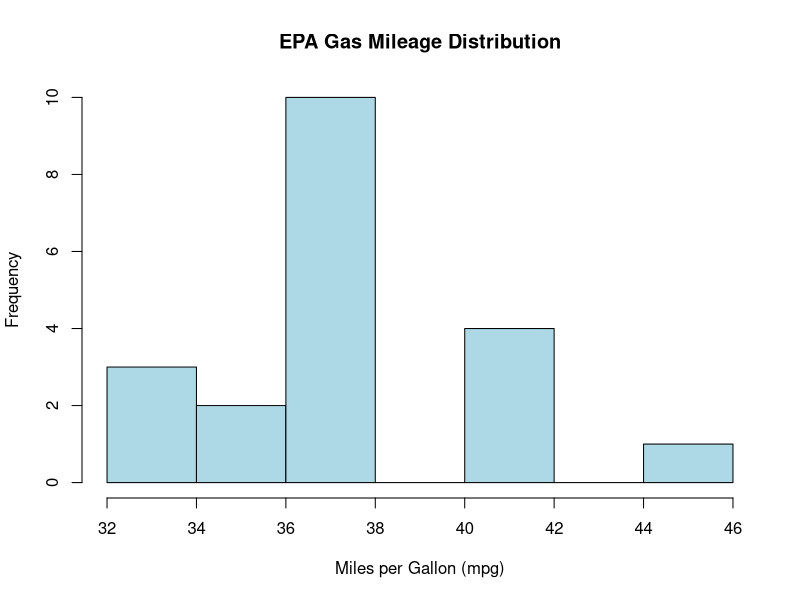
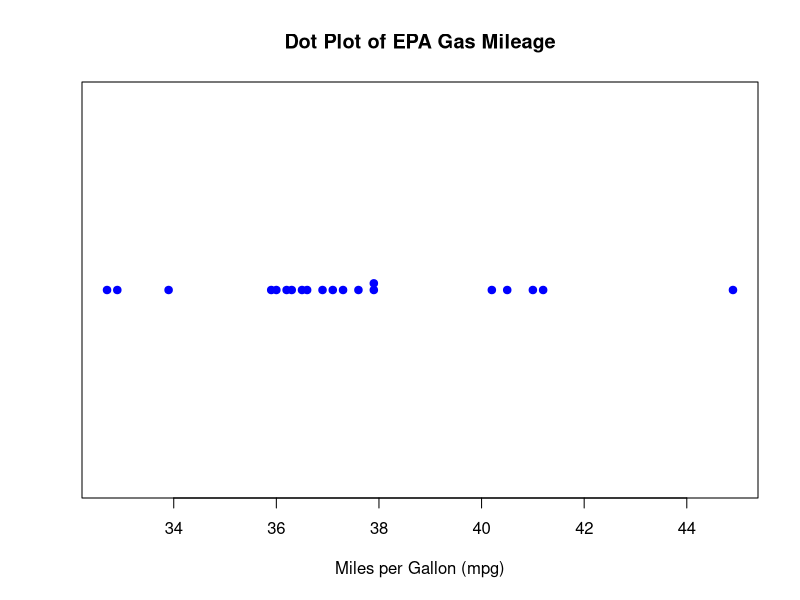

Here is the R script that generated these plots, in order:
# EPA Mileage Data Analysis - Basic Visualizations
# This script covers the three main plot types for quantitative data
# Plots saved to files (Wayland compatible)

# Create plots directory
if (!dir.exists("plots")) dir.create("plots")

# Create the dataset
mpg_data <- c(36.3, 41.0, 36.9, 37.1, 44.9, 32.7, 37.3, 41.2, 36.6, 32.9,
              40.5, 36.5, 37.6, 33.9, 40.2, 36.2, 37.9, 36.0, 37.9, 35.9)

# Basic summary
cat("EPA Mileage Data Summary\n")
cat("========================\n")
cat("Sample size:", length(mpg_data), "\n")
summary(mpg_data)
cat("\n")

# 1. HISTOGRAM
png("plots/01_basic_histogram.png", width = 800, height = 600, res = 120)
hist(mpg_data,
     main = "EPA Gas Mileage Distribution",
     xlab = "Miles per Gallon (mpg)",
     ylab = "Frequency",
     col = "lightblue",
     border = "black")
dev.off()
cat("✓ Histogram saved to plots/01_basic_histogram.png\n")

# 2. STEM-AND-LEAF PLOT (text output)
cat("\nStem-and-Leaf Plot:\n")
cat("===================\n")
stem(mpg_data)
cat("\n")

# 3. DOT PLOT
png("plots/01_basic_dotplot.png", width = 800, height = 600, res = 120)
stripchart(mpg_data,
           main = "Dot Plot of EPA Gas Mileage",
           xlab = "Miles per Gallon (mpg)",
           method = "stack",
           pch = 19,
           col = "blue")
dev.off()
cat("✓ Dot plot saved to plots/01_basic_dotplot.png\n")

cat("\nBasic visualizations complete!\n")
cat("View your plots with: eog plots/01_*.png\n")
